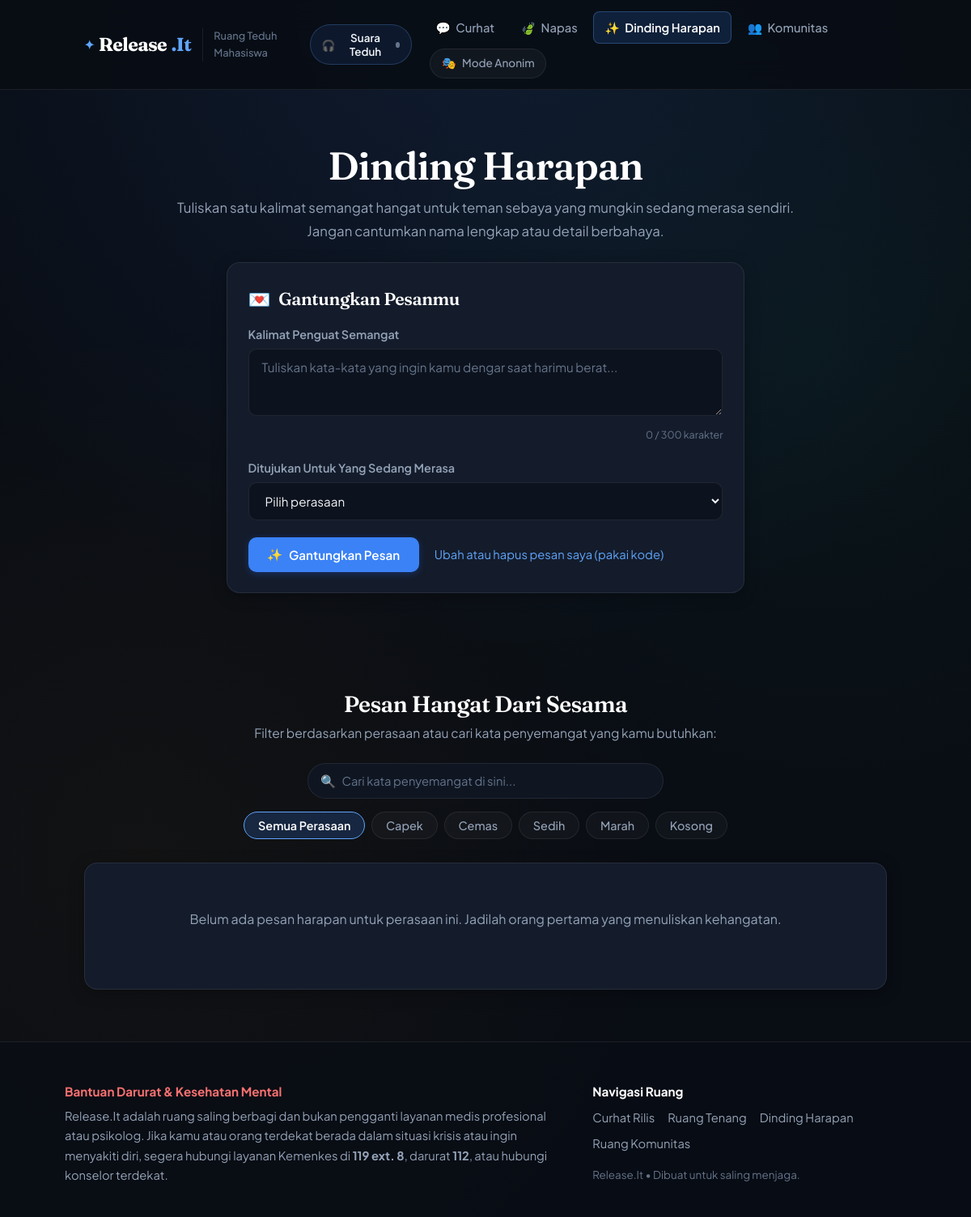
The app's page /dinding.php with its own data.
### tables this page shows
CREATE TABLE mood (
  id INT AUTO_INCREMENT PRIMARY KEY,
  nama VARCHAR(30) NOT NULL
);

### config/koneksi.php (called while the page is built, shortened)
<?php
function e($s) { return htmlspecialchars($s, ENT_QUOTES, 'UTF-8'); }

### dinding.php (the view, shortened to what this page needs)
<?php
require 'config/koneksi.php';
$moods = $pdo->query("SELECT * FROM mood ORDER BY id")->fetchAll();
$f = (int)($_GET['mood'] ?? 0);
$sql = "SELECT p.*, m.nama AS mood FROM pesan_harapan p JOIN mood m ON m.id = p.id_mood WHERE p.status='disetujui'";
$par = [];
$s = $pdo->prepare($sql . " ORDER BY p.created_at DESC");
$s->execute($par);
$pesan = $s->fetchAll();
require 'includes/header.php';
?>
<section class="hero hero-dinding">
  <h1>Dinding Harapan</h1>
  <p>Tuliskan satu kalimat semangat hangat untuk teman sebaya yang mungkin sedang merasa sendiri. Jangan cantumkan nama lengkap atau detail berbahaya.</p>
  <div class="kartu form-dinding-wrapper">
    <div class="form-dinding-header">
      <span class="ikon-dinding-header" aria-hidden="true">💌</span>
      <h2>Gantungkan Pesanmu</h2>
    </div>
    <form method="post" class="form form-dinding" id="formDinding">
      <div class="grup-input">
        <label for="isi">Kalimat Penguat Semangat</label>
        <textarea id="isi" name="isi" rows="3" maxlength="300" placeholder="Tuliskan kata-kata yang ingin kamu dengar saat harimu berat..." required><?= e($_POST['isi'] ?? '') ?></textarea>
        <div class="counter-karakter-dinding">
          <span id="counterDinding">0</span> / 300 karakter
        </div>
      </div>
      <div class="grup-input">
        <label for="id_mood">Ditujukan Untuk Yang Sedang Merasa</label>
        <select id="id_mood" name="id_mood" required>
          <option value="">Pilih perasaan</option>
        </select>
      </div>
      <div class="baris-tombol-dinding">
        <button class="tombol" type="submit">
          <span>✨</span> Gantungkan Pesan
        </button>
        <a href="pesanku.php" class="link-kelola-pesan">Ubah atau hapus pesan saya (pakai kode)</a>
      </div>
    </form>
  </div>
</section>
<section class="bagian-galeri-dinding">
  <div class="header-galeri-dinding">
    <h2>Pesan Hangat Dari Sesama</h2>
    <p>Filter berdasarkan perasaan atau cari kata penyemangat yang kamu butuhkan:</p>
  </div>
  <div class="toolbar-galeri-dinding">
    <div class="kotak-cari-dinding">
      <span class="ikon-cari" aria-hidden="true">🔍</span>
      <input type="search" id="cariHarapan" placeholder="Cari kata penyemangat di sini..." aria-label="Cari kata penyemangat" class="input-cari-dinding">
    </div>
    <div class="mood-list list-filter-dinding">
      <a class="chip <?= !$f ? 'aktif' : '' ?>" href="dinding.php">Semua Perasaan</a>
      <?php foreach ($moods as $m): ?>
        <a class="chip <?= $f === (int)$m['id'] ? 'aktif' : '' ?>" href="?mood=<?= $m['id'] ?>"><?= e($m['nama']) ?></a>
      <?php endforeach; ?>
    </div>
  </div>
  <div class="galeri galeri-dinding" id="galeriHarapan">
    <?php if (!$pesan): ?>
      <div class="kartu kartu-kosong" id="pesanKosongDinding">
        <p>Belum ada pesan harapan untuk perasaan ini. Jadilah orang pertama yang menuliskan kehangatan.</p>
      </div>
    <?php else: ?>
      <div class="kartu kartu-kosong" id="pesanTidakDitemukan" hidden>
        <p>Tidak ada pesan yang sesuai dengan pencarianmu.</p>
      </div>
    <?php endif; ?>
  </div>
</section>
<?php require 'includes/footer.php'; ?>

### records on screen
mood: nama "Capek"
mood: nama "Cemas"
mood: nama "Sedih"
mood: nama "Marah"
mood: nama "Kosong"
